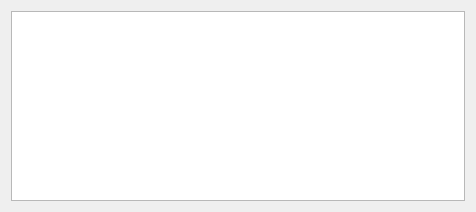
<?xml version="1.0" encoding="UTF-8"?>
<ui version="4.0">
 <class>HelpPanel</class>
 <widget class="QWidget" name="HelpPanel">
  <property name="geometry">
   <rect>
    <x>0</x>
    <y>0</y>
    <width>476</width>
    <height>212</height>
   </rect>
  </property>
  <property name="sizePolicy">
   <sizepolicy hsizetype="Preferred" vsizetype="Preferred">
    <horstretch>1</horstretch>
    <verstretch>0</verstretch>
   </sizepolicy>
  </property>
  <property name="windowTitle">
   <string>MEGAROBO</string>
  </property>
  <layout class="QVBoxLayout" name="verticalLayout">
   <item>
    <widget class="QTextEdit" name="textEdit">
     <property name="readOnly">
      <bool>true</bool>
     </property>
    </widget>
   </item>
  </layout>
 </widget>
 <resources/>
 <connections/>
</ui>
